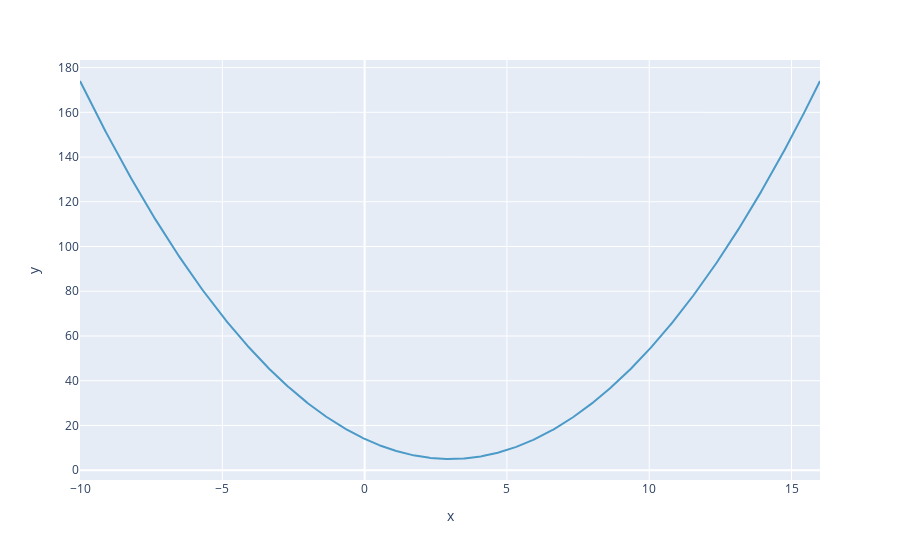

Source (notebook cell):
### Markdown cell above
## 5. Gradient descent for a function with one minimum 👌👌

We will show here how gradient descent works for a function with a single minimum, which guarantees that the algorithm will be able to find the minimum :

### Code cell
from plotly import express as px
# Let us generate some input data :
beta = np.linspace(-10, 16, 1000)

# Now we define a function with a single minimum
def func(beta):
  return beta**2 - 6*beta + 14
y = func(beta)

# Let's plot this function
px.line(x=beta,y=y, color_discrete_sequence=color_chart, render_mode="svg")

### Figure 1 — Plotly figure (JSON) as saved in the notebook; plotly's stock layout.template omitted (floating-point values rounded to 4 significant figures; data arrays with more than 128 entries replaced by an {"elided": "..."} marker saying what was removed)
{"data": [{"hovertemplate": "x=%{x}<br>y=%{y}<extra></extra>", "legendgroup": "", "line": {"color": "#4B9AC7", "dash": "solid"}, "mode": "lines", "name": "", "orientation": "v", "showlegend": false, "type": "scatter", "x": {"elided": "1000 float values"}, "xaxis": "x", "y": {"elided": "1000 float values"}, "yaxis": "y"}], "layout": {"legend": {"tracegroupgap": 0}, "margin": {"t": 60}, "xaxis": {"anchor": "y", "domain": [0, 1], "title": {"text": "x"}}, "yaxis": {"anchor": "x", "domain": [0, 1], "title": {"text": "y"}}}}
